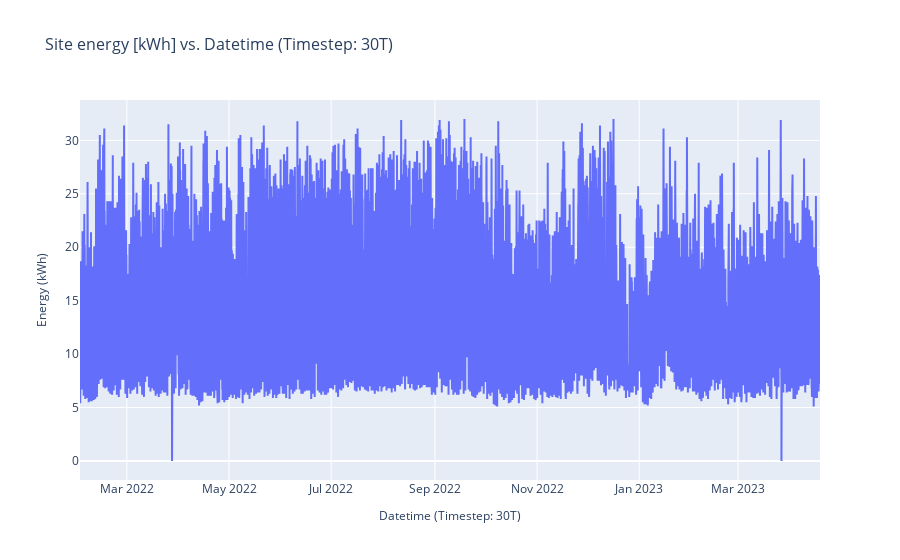

The cell this chart's notebook holds for it:
### Code cell
viz_boi = visualize.DataViz(new_test.data, new_test.metadata, plot_styles.PlotlyPlot()) #MatPlotLibPlot() or PlotlyPlot() 
viz_boi.single_line_plot(['Site energy [kWh]'])

### Figure 1 — Plotly figure (JSON) as saved in the notebook; plotly's stock layout.template omitted (floating-point values rounded to 4 significant figures; data arrays with more than 128 entries replaced by an {"elided": "..."} marker saying what was removed)
{"data": [{"mode": "lines", "type": "scatter", "x": {"elided": "21216 str values"}, "y": {"elided": "21216 float values"}}], "layout": {"legend": {"font": {"size": 12}}, "title": {"font": {"size": 16}, "text": "Site energy [kWh] vs. Datetime (Timestep: 30T)"}, "xaxis": {"tickfont": {"size": 12}, "title": {"font": {"size": 12}, "text": "Datetime (Timestep: 30T)"}}, "yaxis": {"tickfont": {"size": 12}, "title": {"font": {"size": 12}, "text": "Energy (kWh)"}}}}
